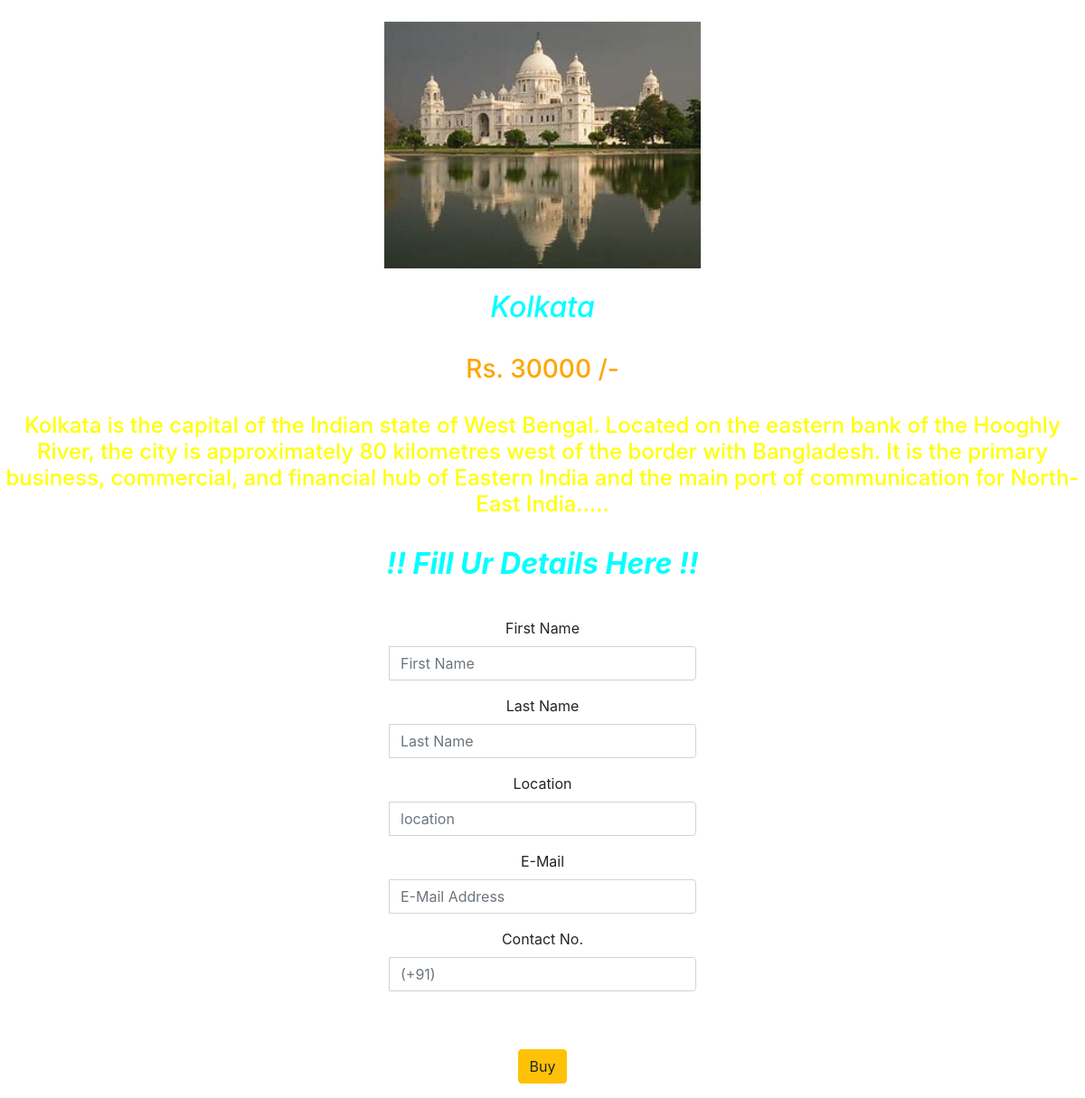
Page /mumbai/4 on the committed database.
### newapp/models.py (models this page shows)
class Destination(models.Model):
    name=models.CharField(max_length=100)
    img=models.ImageField(upload_to='pics')
    desc=models.TextField()
    price=models.IntegerField()
    offer=models.BooleanField(default=False)

### newapp/views.py (the view)
# urls.py: path('mumbai/<int:id>',views.news,name='mumbai'),
def news(request,id):
    data=Destination.objects.get(id=id)
    return render(request,'mumbai.html',{"data":data})

### newapp/templates/mumbai.html (shortened to what this page needs)
<!doctype html>
<html lang="en" xmlns="http://www.w3.org/1999/html" xmlns="http://www.w3.org/1999/html"
      xmlns="http://www.w3.org/1999/html" xmlns="http://www.w3.org/1999/html">
  <head>
    <link rel="stylesheet" href="https://maxcdn.bootstrapcdn.com/bootstrap/4.0.0/css/bootstrap.min.css">
  </head>
  <body>
  <center>
    <br>
    <img src="{{data.img.url}}" class="img-fluid" alt="Responsive image" width="350" border="3px solid"><br><br>
  <div><h2>{{data.name}}</h2></div><br>
  <div><h3> Rs. {{data.price}} /-</h3></div><br>
    <div><h4>{{data.desc}}</h4></div><br>
    <div class="container">
    <form class="well form-horizontal" action="/" method="post"  id="contact_form">
<fieldset>
<legend><center><h2><b>!! Fill Ur Details Here !!</b></h2></center></legend><br>
<div class="form-group">
  <label class="col-md-4 control-label">First Name</label>
  <div class="col-md-4 inputGroupContainer">
  <div class="input-group">
  <input  name="firstname" placeholder="First Name" class="form-control"  type="text">
    </div>
  </div>
</div>
<div class="form-group">
  <label class="col-md-4 control-label" >Last Name</label>
    <div class="col-md-4 inputGroupContainer">
    <div class="input-group">
  <input name="lastname" placeholder="Last Name" class="form-control"  type="text">
    </div>
  </div>
</div>
<div class="form-group">
  <label class="col-md-4 control-label" >Location</label>
    <div class="col-md-4 inputGroupContainer">
    <div class="input-group">
  <input name="address" placeholder="location" class="form-control"  type="text">
    </div>
  </div>
</div>
       <div class="form-group">
  <label class="col-md-4 control-label">E-Mail</label>
    <div class="col-md-4 inputGroupContainer">
    <div class="input-group">
  <input name="email" placeholder="E-Mail Address" class="form-control"  type="text">
    </div>
  </div>
</div>
<div class="form-group">
  <label class="col-md-4 control-label">Contact No.</label>
    <div class="col-md-4 inputGroupContainer">
    <div class="input-group">
  <input name="contact" placeholder="(+91)" class="form-control" type="text">
    </div>
  </div>
</div>
<div class="form-group">
  <label class="col-md-4 control-label"></label>
  <div class="col-md-4"><br><button type="submit" class="btn btn-warning" >Buy</button>
  </div>
</div>
</fieldset>
</form>
</div>
  </center>
  </body>
</html>

### newapp/templates/mumbai.html (style rules this page uses)
body { background-image:url('https://www.pixelstalk.net/wp-content/uploads/2016/08/HD-World-Travel-Desktop-Background.jpg'); }
h2 { color:cyan; font-style: italic; }
h3 { color:orange; }
h4 { color:yellow; }

### rows in the picture
Destination: img (picture), name "Kolkata", price "30000", desc "Kolkata is the capital of the Indian state of West Bengal. Located on the eastern bank of the Hooghly River, the city is approximately 80 kilometres west of the border with Bangladesh. It is the primary business, commercial, and financial hub of Eastern India and the main port of communication for North-East India....."
